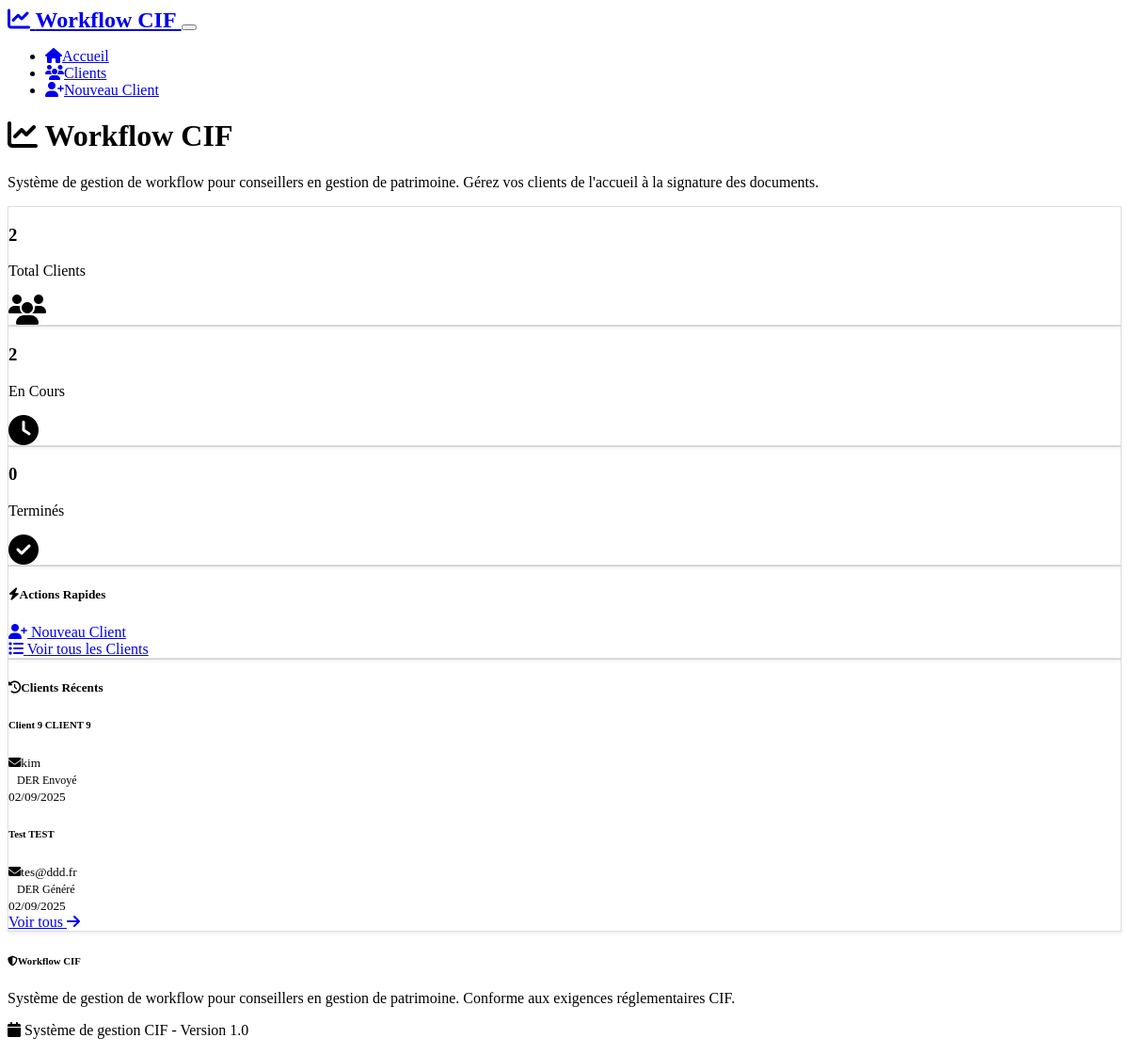
The page / on the database its author committed.
### models.py (models this page shows)
class Client(db.Model):
    __tablename__ = 'clients'
    id = db.Column(db.Integer, primary_key=True)
    nom = db.Column(db.String(100), nullable=False)
    prenom = db.Column(db.String(100), nullable=False)
    email = db.Column(db.String(120), unique=True, nullable=False)
    telephone = db.Column(db.String(20))
    date_naissance = db.Column(db.Date)
    adresse = db.Column(db.Text)
    ville = db.Column(db.String(100))
    profession = db.Column(db.String(100))
    revenus_mensuels = db.Column(db.Float)
    patrimoine_total = db.Column(db.Float)
    charges_mensuelles = db.Column(db.Float)
    tolerance_risque = db.Column(db.Enum(RiskTolerance))
    horizon_investissement = db.Column(db.Enum(InvestmentHorizon))
    experience_financiere = db.Column(db.String(50))
    objectifs_investissement = db.Column(db.Text)
    profil_score = db.Column(db.Integer)  # Score de 1 à 7
    statut_workflow = db.Column(db.Enum(WorkflowStatus), default=WorkflowStatus.CREATED)
    date_creation = db.Column(db.DateTime, default=datetime.utcnow)
    date_derniere_maj = db.Column(db.DateTime, default=datetime.utcnow, onupdate=datetime.utcnow)
    date_entree_relation = db.Column(db.Date)
    date_envoi_der = db.Column(db.DateTime)
    date_signature_der = db.Column(db.DateTime)
    date_envoi_documents = db.Column(db.DateTime)
    date_signature_documents = db.Column(db.DateTime)
    date_envoi_souscription = db.Column(db.DateTime)
    documents = db.relationship('Document', backref='client', lazy=True, cascade='all, delete-orphan')
    questionnaire_responses = db.relationship('QuestionnaireResponse', backref='client', lazy=True, cascade='all, delete-orphan')

### routes.py (the view)
@app.route('/')
def index():
    total_clients = Client.query.count()
    clients_en_cours = Client.query.filter(Client.statut_workflow != WorkflowStatus.COMPLETED).count()
    clients_completes = Client.query.filter_by(statut_workflow=WorkflowStatus.COMPLETED).count()
    clients_recents = Client.query.order_by(Client.date_creation.desc()).limit(5).all()
    return render_template('index.html',
                         total_clients=total_clients,
                         clients_en_cours=clients_en_cours,
                         clients_completes=clients_completes,
                         clients_recents=clients_recents)

### templates/index.html (shortened to what this page needs)
{% extends "base.html" %}
{% block content %}
<div class="row">
    <div class="col-lg-8">
        <div class="d-flex justify-content-between align-items-center mb-4">
            <h1 class="display-4">
                <i class="fas fa-chart-line text-primary me-3"></i>
                Workflow CIF
            </h1>
        </div>
        <p class="lead text-muted">
            Système de gestion de workflow pour conseillers en gestion de patrimoine.
            Gérez vos clients de l'accueil à la signature des documents.
        </p>
        <div class="row g-4 mb-5">
            <div class="col-md-4">
                <div class="card bg-primary text-white">
                    <div class="card-body">
                        <div class="d-flex justify-content-between align-items-center">
                            <div>
                                <h3 class="mb-0">{{ total_clients }}</h3>
                                <p class="mb-0">Total Clients</p>
                            </div>
                            <i class="fas fa-users fa-2x opacity-75"></i>
                        </div>
                    </div>
                </div>
            </div>
            <div class="col-md-4">
                <div class="card bg-warning text-dark">
                    <div class="card-body">
                        <div class="d-flex justify-content-between align-items-center">
                            <div>
                                <h3 class="mb-0">{{ clients_en_cours }}</h3>
                                <p class="mb-0">En Cours</p>
                            </div>
                            <i class="fas fa-clock fa-2x opacity-75"></i>
                        </div>
                    </div>
                </div>
            </div>
            <div class="col-md-4">
                <div class="card bg-success text-white">
                    <div class="card-body">
                        <div class="d-flex justify-content-between align-items-center">
                            <div>
                                <h3 class="mb-0">{{ clients_completes }}</h3>
                                <p class="mb-0">Terminés</p>
                            </div>
                            <i class="fas fa-check-circle fa-2x opacity-75"></i>
                        </div>
                    </div>
                </div>
            </div>
        </div>
        <div class="card mb-5">
            <div class="card-header">
                <h5 class="mb-0"><i class="fas fa-bolt me-2"></i>Actions Rapides</h5>
            </div>
            <div class="card-body">
                <div class="row g-3">
                    <div class="col-md-6">
                        <a href="{{ url_for('client_onboarding') }}" class="btn btn-primary btn-lg w-100">
                            <i class="fas fa-user-plus me-2"></i>
                            Nouveau Client
                        </a>
                    </div>
                    <div class="col-md-6">
                        <a href="{{ url_for('dashboard') }}" class="btn btn-outline-primary btn-lg w-100">
                            <i class="fas fa-list me-2"></i>
                            Voir tous les Clients
                        </a>
                    </div>
                </div>
            </div>
        </div>
    </div>
    <div class="col-lg-4">
        <div class="card">
            <div class="card-header">
                <h5 class="mb-0"><i class="fas fa-history me-2"></i>Clients Récents</h5>
            </div>
            <div class="card-body">
                {% if clients_recents %}
                    {% for client in clients_recents %}
                        <div class="d-flex justify-content-between align-items-center py-2 {% if not loop.last %}border-bottom{% endif %}">
                            <div>
                                <h6 class="mb-1">{{ client.prenom }} {{ client.nom }}</h6>
                                <small class="text-muted">
                                    <i class="fas fa-envelope me-1"></i>{{ client.email }}
                                </small>
                            </div>
                            <div class="text-end">
                                <span class="badge bg-{% if client.statut_workflow.name == 'COMPLETED' %}success{% elif client.statut_workflow.name == 'CREATED' %}secondary{% else %}warning{% endif %} mb-1">
                                    {{ client.statut_workflow.value }}
                                </span>
                                <br>
                                <small class="text-muted">
                                    {{ client.date_creation.strftime('%d/%m/%Y') }}
                                </small>
                            </div>
                        </div>
                    {% endfor %}
                    <div class="text-center mt-3">
                        <a href="{{ url_for('dashboard') }}" class="btn btn-sm btn-outline-primary">
                            Voir tous <i class="fas fa-arrow-right ms-1"></i>
                        </a>
                    </div>
                {% endif %}
            </div>
        </div>
    </div>
</div>
{% endblock %}

### static/css/custom.css (style rules this page uses)
:root { --cif-primary: #0d6efd; --cif-success: #198754; --cif-warning: #ffc107; --cif-danger: #dc3545; --cif-info: #0dcaf0; --cif-light: #f8f9fa; --cif-dark: #212529; --border-radius: 0.375rem; --box-shadow: 0 0.125rem 0.25rem rgba(0, 0, 0, 0.075); }
.card { box-shadow: var(--box-shadow); border: 1px solid rgba(0, 0, 0, 0.125); transition: box-shadow 0.15s ease-in-out; }
.badge { font-size: 0.75em; font-weight: 500; padding: 0.375em 0.75em; }
.btn { font-weight: 500; border-radius: var(--border-radius); transition: all 0.15s ease-in-out; }
.card { animation: fadeIn 0.3s ease-out; }

### rows shown on the page
Client: prenom "Client 9", nom "CLIENT 9", email "kim", statut_workflow.value "DER Envoyé", date_creation "02/09/2025"
Client: prenom "Test", nom "TEST", email "tes@ddd.fr", statut_workflow.value "DER Généré", date_creation "02/09/2025"

### other values the page prints
{{ total_clients }} "2"
{{ clients_en_cours }} "2"
{{ clients_completes }} "0"
